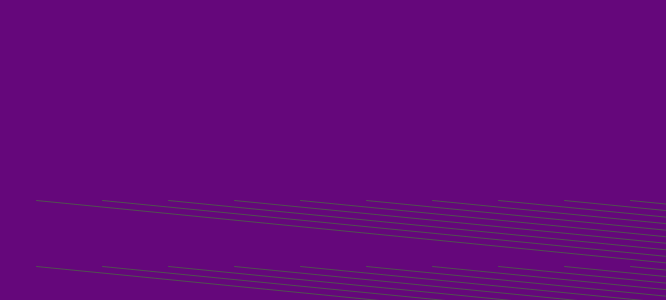
Frame 1 (no input)
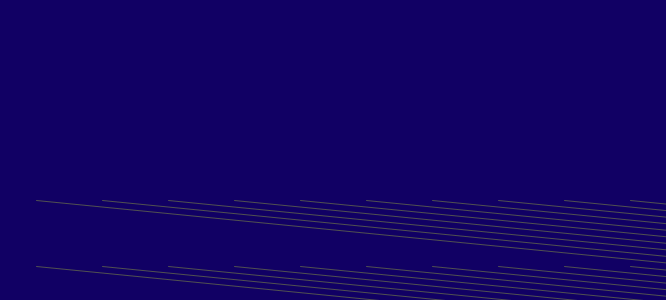
Frame 60 (the mouse pressed at the canvas centre just before this capture)
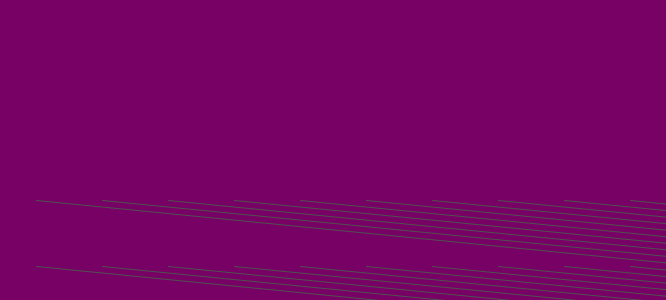
Frame 120 (the mouse held since frame 60 and released just before this capture)

The Processing sketch that drew these frames (run headless with seeded random() and noise(); from frame 60 on, the mouse is pressed at the canvas centre):

// Processing sketch: processing_39744
// ── processing_39744.pde

//Stephanie Pence
//paternz


int x ;
int y;
 
void setup () {
  size (666,300) ;
  smooth () ;
   
  }
   
  void draw () {
    background (random (157), random (30), random (130)) ;
    stroke (80) ;
    for (int x = 36 ; x < width ; x +=66 ) {
    for (int y = 200; y < height ; y+= 66 ) {
        if ( (x % 60 ) == 1 ) {
        line (x,y, x+66, y +700 ) ;
        } else {
          line (x,y,x+666, y +66) ;
          fill (random (61), (255), (83) ) ;
        }
      }
    }
  }
